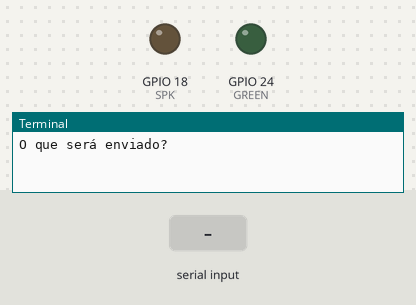
The program below on a simulated Raspberry Pi (BCM pin numbers). Shown: output pins drawn as LEDs (lit = HIGH), the last lines printed to the terminal. The inputs (shaded band) are chosen by the test bench.

Above: at 1.2 s.
1.3 s: "-" typed at the terminal, then Enter
At 1.95 s:
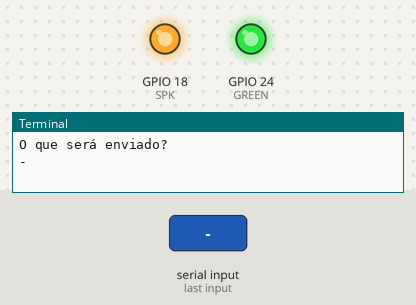
4.3 s: "." typed at the terminal, then Enter
At 7.2 s:
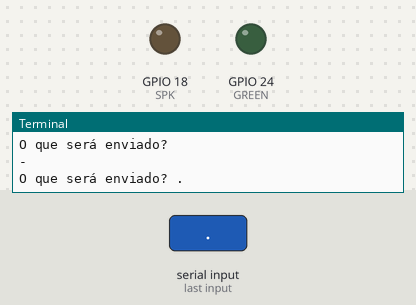
7.3 s: "1" typed at the terminal, then Enter
At 8.25 s:
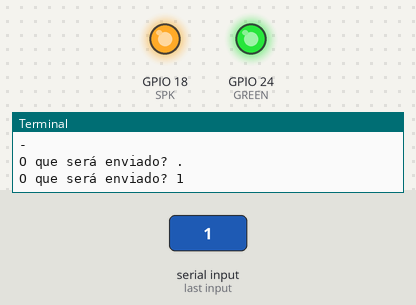
Timing chart, 0 to 11.4 s (numbered marks = the images above; inputs shaded):
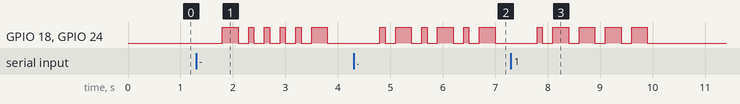

Measured:
- after the input at 1.3 s, GPIO 18 (SPK), GPIO 24 (GREEN): goes HIGH 0.30 s, 4 × (LOW 0.20 s, HIGH 0.10 s), LOW 0.20 s, HIGH 0.30 s, then LOW, starting after 0.50 s
- after the input at 4.3 s, GPIO 18 (SPK), GPIO 24 (GREEN): LOW → HIGH after 0.50 s, then repeats every 0.80 s: LOW 0.20 s, HIGH 0.30 s, LOW 0.20 s, HIGH 0.10 s
- after the input at 7.3 s, GPIO 18 (SPK), GPIO 24 (GREEN): LOW → HIGH after 0.50 s, then repeats every 0.50 s: LOW 0.20 s, HIGH 0.30 s, until it stays LOW from 9.9 s

The program:

gpioMorse.py
```python
#!/usr/bin/env python
# -*- coding: utf-8 -*-
#

import RPi.GPIO as GPIO
from time import sleep


CODE = {' ': ' ',
        "'": '.----.',
        '(': '-.--.-',
        ')': '-.--.-',
        ',': '--..--',
        '-': '-....-',
        '.': '.-.-.-',
        '/': '-..-.',
        '0': '-----',
        '1': '.----',
        '2': '..---',
        '3': '...--',
        '4': '....-',
        '5': '.....',
        '6': '-....',
        '7': '--...',
        '8': '---..',
        '9': '----.',
        ':': '---...',
        ';': '-.-.-.',
        '?': '..--..',
        'A': '.-',
        'B': '-...',
        'C': '-.-.',
        'D': '-..',
        'E': '.',
        'F': '..-.',
        'G': '--.',
        'H': '....',
        'I': '..',
        'J': '.---',
        'K': '-.-',
        'L': '.-..',
        'M': '--',
        'N': '-.',
        'O': '---',
        'P': '.--.',
        'Q': '--.-',
        'R': '.-.',
        'S': '...',
        'T': '-',
        'U': '..-',
        'V': '...-',
        'W': '.--',
        'X': '-..-',
        'Y': '-.--',
        'Z': '--..',
        '_': '..--.-'
        }

GREEN=24
SPK=18
GPIO.setmode(GPIO.BCM)
GPIO.setup(GREEN, GPIO.OUT)
GPIO.setup(SPK, GPIO.OUT)


def dot():
    GPIO.output(GREEN, 1)
    GPIO.output(SPK, 1)
    sleep(0.1)
    GPIO.output(GREEN, 0)
    GPIO.output(SPK, 0)
    sleep(0.1)


def dash():
    GPIO.output(GREEN, 1)
    GPIO.output(SPK, 1)
    sleep(0.3)
    GPIO.output(GREEN, 0)
    GPIO.output(SPK, 0)
    sleep(0.1)


def morse():
    while True:
        frase = input('O que será enviado? ')
        sleep(0.5)
        for letter in frase:
            for symbol in CODE[letter.upper()]:
                if symbol == '-':
                    dash()
                elif symbol == '.':
                    dot()
                else:
                    sleep(0.5)
                sleep(0.1)
try:
    morse()

except KeyboardInterrupt:
    GPIO.cleanup()
    print('Fui...')
    exit(0)
```
